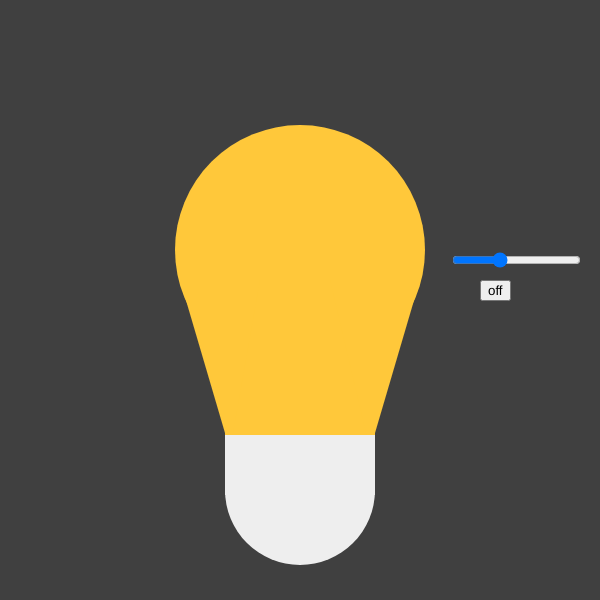
Frame 1 (no input)
Frame 60 (no input): identical to frame 1, image omitted
Frame 120 (the mouse pressed at the canvas centre since frame 60): identical to frame 1, image omitted

The p5.js sketch that drew this single still picture (run headless with seeded random() and noise() and a simulated clock; from frame 60 on, the mouse is pressed at the canvas centre):

// p5.js sketch
// ── sketch.js
  /*  Livia Brown
      Last Edited on 2.11.17
      Create a light that you can adjust the color and turn off the light with the off button
  */

var slider; // creates the slider variable
var button; // creates button variable

function setup() {
  createCanvas(600, 600);                 // sets canvas to 600x600
  noStroke();                             // nothing in canvas has a stroke
  slider = createSlider(170, 255, 200);   // creates slider and assigns variable to it
  slider.position(450, 250);              // sets sliser position
  button = createButton("off");           // creates button with text off
  button.position(480, 280, 50, 25);      // sets button position and height and width
  button.mousePressed(reset);             // creates action when mouse is pressed
}

function draw() {
  background(64);             // sets background to a dark gray
  bulb();                     // calls bulb function
  bottom();                   // calls bottom function
  // creates if statement that says if mouse is pressed & is at an x point > 480 or < 530 & the y is > 280 or < 305 the button will run reset
  if (mouseIsPressed && mouseX > 480 && mouseX < 530 && mouseY > 280 && mouseY < 305) { 
    reset();                  // reset button is run within if statement
  }
}

  // draws the top part of the bulb
function bulb() {
  fill(255, slider.value(), 58);
  ellipse (300, 250, 250, 250);
  rect(225, 290, 150, 150);
  triangle(180, 280, 260, 280, 230, 450);
  triangle(330, 280, 420, 280, 370, 450); 
}

  // creates the bottom gray part of the lightbulb
function bottom() {
  fill(238, 238, 238);
  rect(225, 435, 150, 60);
  arc(300, 490, 150, 150, 0, PI);
}

  // creates reset function which turns background and all shapes black
function reset() {
  background(0);
  fill(0);
  ellipse (300, 250, 250, 250);
  rect(225, 290, 150, 150);
  triangle(180, 280, 260, 280, 230, 450);
  triangle(330, 280, 420, 280, 370, 450); 
  rect(225, 435, 150, 60);
  arc(300, 490, 150, 150, 0, PI);
}
